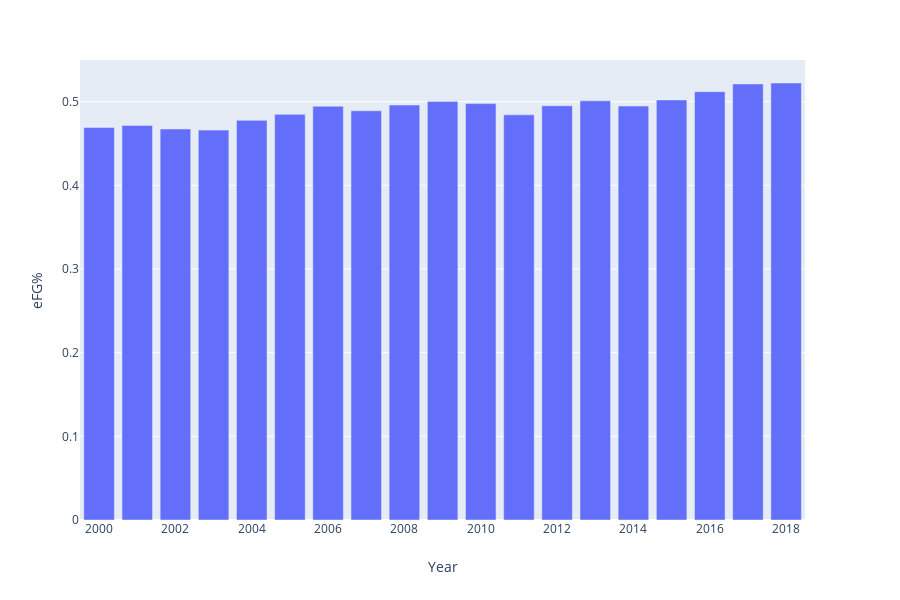

Notebook source saved alongside this figure:
### Code cell
fig = px.bar(dftest2, x='Year', y='eFG%')
fig.show()

### Figure 1 — Plotly figure (JSON) as saved in the notebook; plotly's stock layout.template omitted (floating-point values rounded to 4 significant figures)
{"data": [{"alignmentgroup": "True", "hoverlabel": {"namelength": 0}, "hovertemplate": "Year=%{x}<br>eFG%=%{y}", "legendgroup": "", "marker": {"color": "#636efa"}, "name": "", "offsetgroup": "", "orientation": "v", "showlegend": false, "textposition": "auto", "type": "bar", "x": [2000, 2001, 2002, 2003, 2004, 2005, 2006, 2007, 2008, 2009, 2010, 2011, 2012, 2013, 2014, 2015, 2016, 2017, 2018], "xaxis": "x", "y": [0.4692, 0.4716, 0.4673, 0.466, 0.4776, 0.4848, 0.4945, 0.4891, 0.496, 0.5003, 0.4976, 0.4842, 0.4951, 0.501, 0.4947, 0.502, 0.5119, 0.5212, 0.5223], "yaxis": "y"}], "layout": {"barmode": "relative", "height": 600, "legend": {"tracegroupgap": 0}, "margin": {"t": 60}, "xaxis": {"anchor": "y", "domain": [0, 0.98], "title": {"text": "Year"}}, "yaxis": {"anchor": "x", "domain": [0, 1], "title": {"text": "eFG%"}}}}
